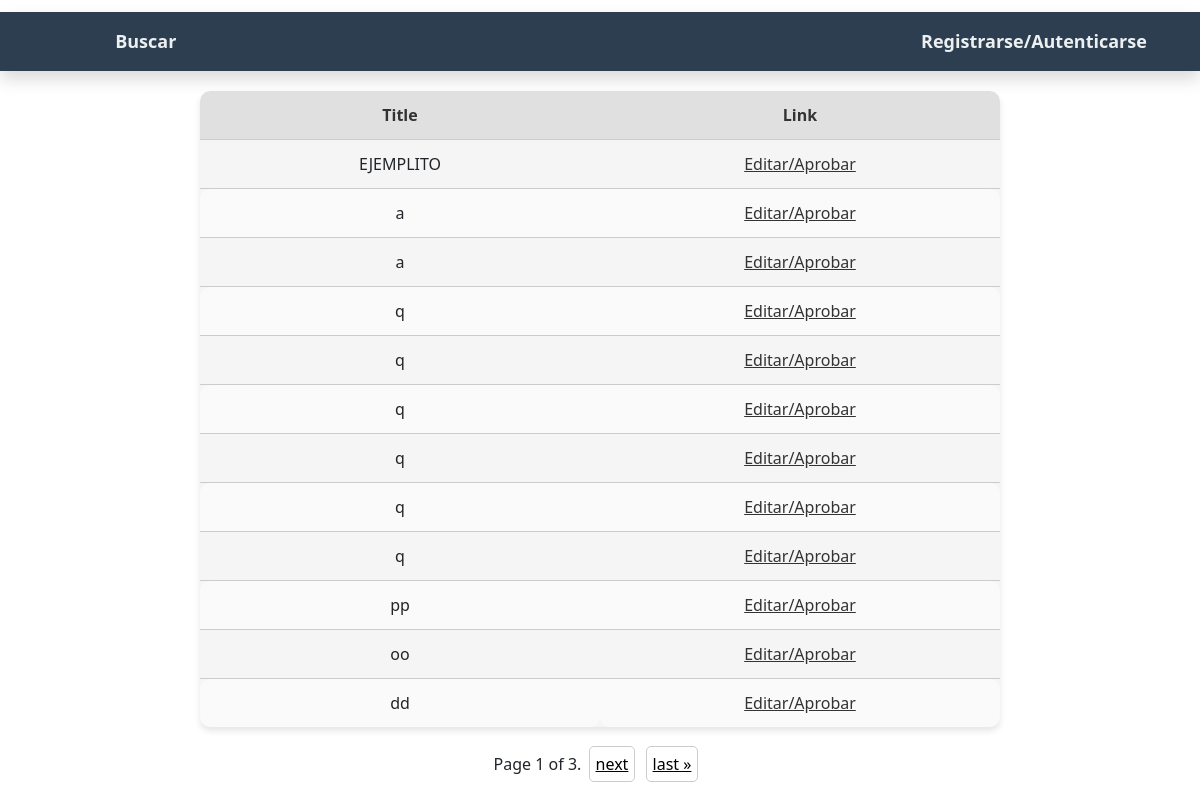
Page /pending/ on the committed database.
### Documents/models.py (models this page shows, shortened)
class PendingDocuments(models.Model):
    image = models.ImageField(upload_to='document_images/', default='document_images/default.jpg')
    name = models.CharField(max_length=200)
    text = models.TextField()
    xml_file = models.TextField(default='')

### Documents/views.py (the view)
# urls.py: path('pending/', views.pending, name='pending'),
def pending(request):
    posts = PendingDocuments.objects.all()
    paginator = Paginator(posts, 12)
    page_number = request.GET.get('page')
    page_obj = paginator.get_page(page_number)
    return render(request, 'docs/pending.html', {'posts': posts, 'page_obj': page_obj})

### templates/docs/pending.html (shortened to what this page needs)
{% extends 'base/main.html' %}
{% block content %}
    <table class="styled-table">
        <thead>
            <tr>
                <th>Title</th>
                <th>Link</th>
            </tr>
        </thead>
        <tbody>
            {% for post in page_obj %}
                <tr>
                    <td>{{ post.name }}</td>
                    <td><a href="/edit/{{ post.id }}?page={{ page_obj.number }}">Editar/Aprobar</a></td>
                </tr>
            {% endfor %}
        </tbody>
    </table>
    <div class="pagination">
        <span class="step-links">
            <span class="current">
                Page {{ page_obj.number }} of {{ page_obj.paginator.num_pages }}.
            </span>
            {% if page_obj.has_next %}
                <a href="?page={{ page_obj.next_page_number }}">next</a>
                <a href="?page={{ page_obj.paginator.num_pages }}">last &raquo;</a>
            {% endif %}
        </span>
    </div>
{% endblock %}

### static/style.css (style rules this page uses)
.styled-table { width: 90%; max-width: 800px; margin: 20px auto; background-color: #f5f5f5; border-radius: 10px; box-shadow: 0 4px 6px rgba(0, 0, 0, 0.1); overflow: hidden; table-layout: fixed; }
.styled-table thead tr { background-color: #e0e0e0; color: #333; font-weight: bold; }
.styled-table th, .styled-table td { padding: 12px 15px; text-align: center; border-bottom: 1px solid #ccc; }
.styled-table tbody tr:nth-child(even) { background-color: #fafafa; }
.styled-table tbody tr:last-child td { border-bottom: none; }
.styled-table th:first-child, .styled-table td:first-child { border-top-left-radius: 10px; }
.styled-table th:last-child, .styled-table td:last-child { border-top-right-radius: 10px; }
.styled-table tr:last-child td:first-child, .styled-table tr:last-child td:last-child { border-bottom-left-radius: 10px; border-bottom-right-radius: 10px; }
.styled-table a { color: #333; text-decoration: underline; }

### rows in the picture
PendingDocuments: name "EJEMPLITO"
PendingDocuments: name "a"
PendingDocuments: name "a"
PendingDocuments: name "q"
PendingDocuments: name "q"
PendingDocuments: name "q"
PendingDocuments: name "q"
PendingDocuments: name "q"
PendingDocuments: name "q"
PendingDocuments: name "pp"
PendingDocuments: name "oo"
PendingDocuments: name "dd"

### other values in the picture
{{ page_obj.number }} "1"
{{ page_obj.paginator.num_pages }} "3"
